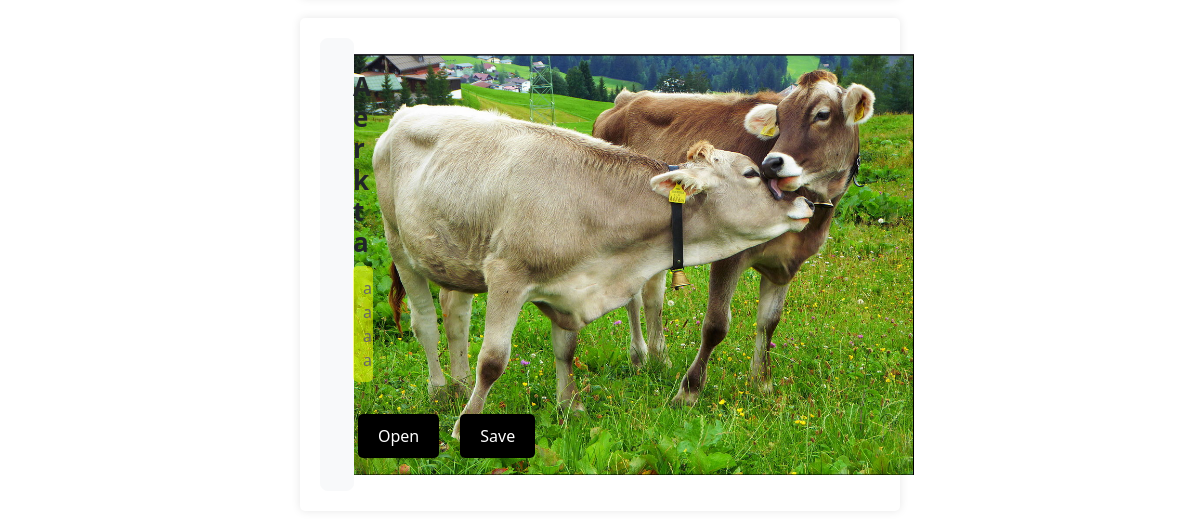
Before: /notLoggedIdeasHub/ (signed in, lower part) with the older database file.
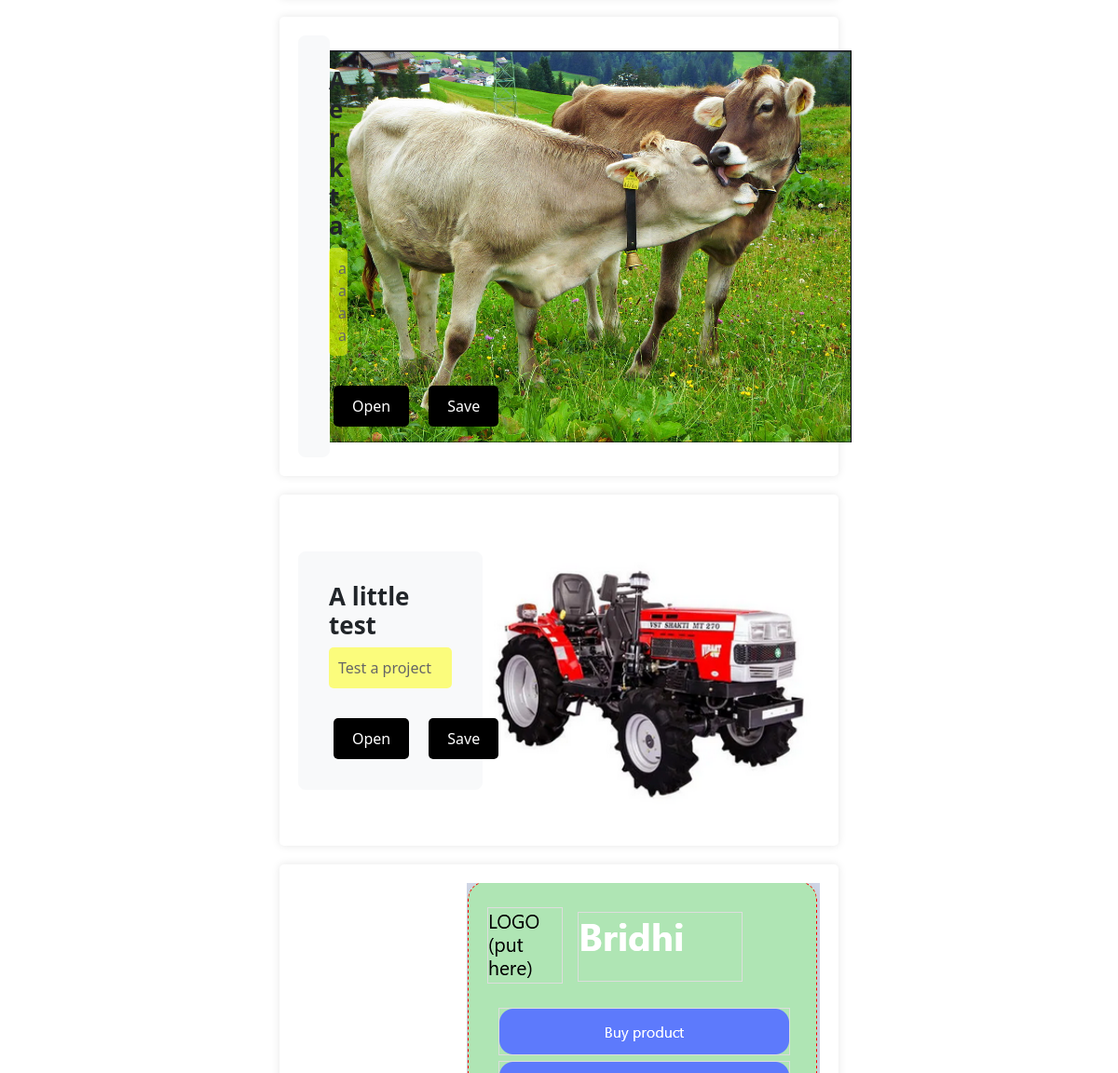
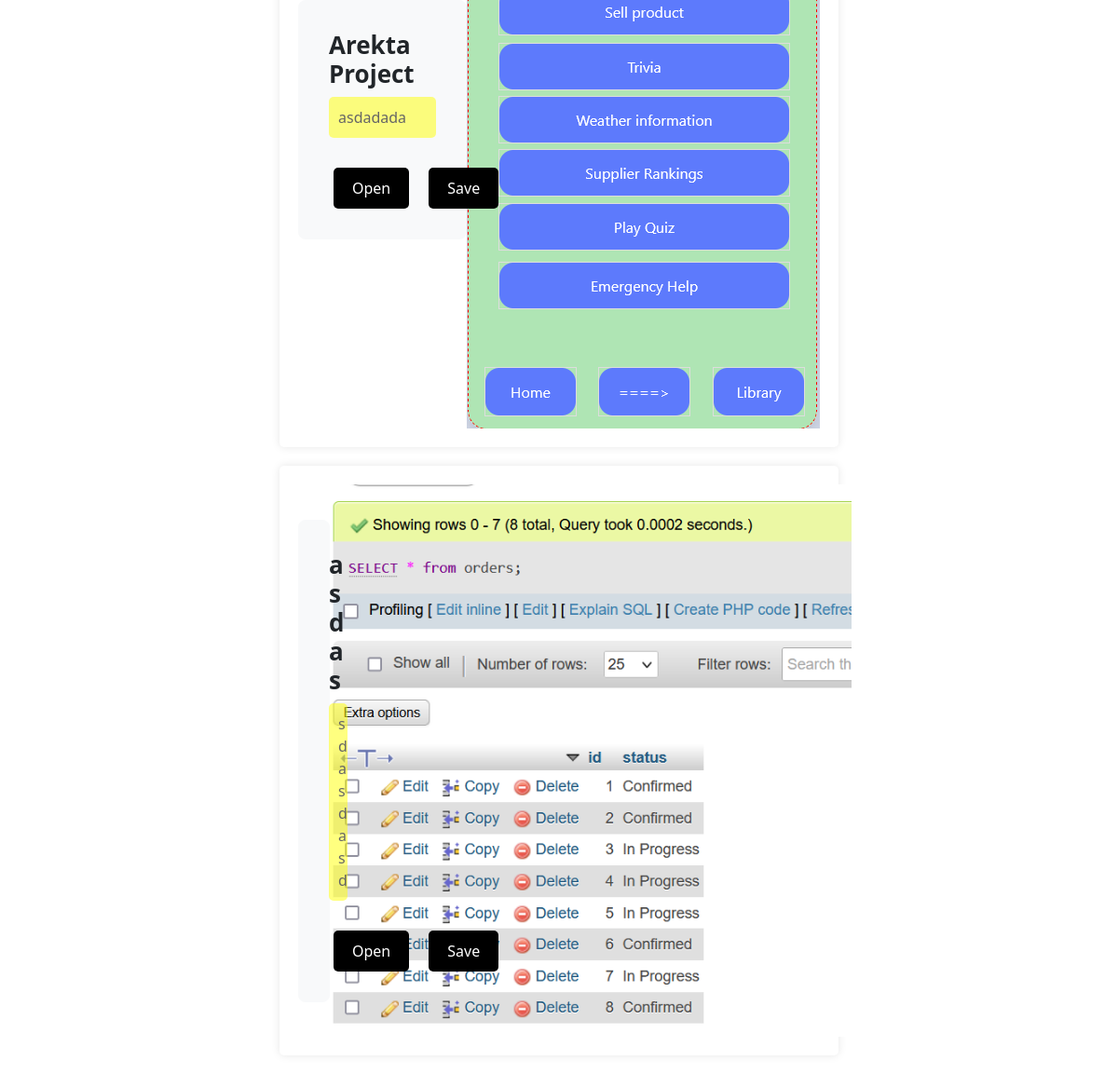
After: the same page with the newer database file (2 pictures, top to bottom).
### homepage/models.py (models this page shows, shortened)
class Project(models.Model):
    project_title = models.CharField(max_length=200)
    project_description = models.TextField(blank=True, null=True)
    project_pic = models.ImageField(upload_to='upload', null=True, blank=True)

### homepage/views.py (the view)
# urls.py: path('notLoggedIdeasHub/', a_views.notLoggedIdeasHub, name='notLoggedIdeasHub'),
def notLoggedIdeasHub(request):
    ideas = Project.objects.all()
    idea = {
        "ideas": ideas,
    }
    return render(request, 'notloggedIH.html', context=idea)

### template/notloggedIH.html (shortened to what this page needs)
{% extends "base/base.html" %}
{% load static %}
{% block content %}
<div class="bodyIdeas">
{% for idea in ideas %}
<div class="idea-box">
  <div class="card p-3 text-dark bg-light border border-light rounded-3" style="width: 18rem;">
    <div class="card-body">
      <h5 class="card-title idea-title">{{ idea.project_title }}</h5>
      <p class="card-text idea-description">{{ idea.project_description }}</p>
    </div>
    {% if user.is_authenticated %}
    <div class="card-body action-buttons">
      <a href="#" class="card-link">Open</a>
      <a href="#" class="card-link">Save</a>
    </div>
    {% endif %}
  </div>
  {% if idea.project_pic %}
      <img src="{{ idea.project_pic.url }}" class="idea-image card-img-top" alt="{{ idea.title }}">
  {% endif %}
</div>
{% endfor %}
</div>
{% endblock %}

### template/base/base.html (shortened to what this page needs)
<!DOCTYPE html>
<html lang="en">
<head>
    {% load static %}
    <link rel="stylesheet" href="{% static 'css/profile.css' %}">
    <link rel="stylesheet" href="{% static 'css/header.css' %}">
    <link rel="stylesheet" href="{% static 'css/templatesLib.css' %}">
    <link rel="stylesheet" href="https://cdnjs.cloudflare.com/ajax/libs/font-awesome/5.15.4/css/all.min.css">
    <link rel="stylesheet" href="{% static 'css/ideasHub.css' %}">
    <link href="https://maxcdn.bootstrapcdn.com/bootstrap/5.3.0/css/bootstrap.min.css" rel="stylesheet">
</head>
<body>
    <div>
    {% block content %}
    {% endblock %}
    </div>
</body>
</html>

### template/base/header.html (shortened to what this page needs)
    {% load static %}

### static/css/header.css (style rules this page uses)
body { margin: 0; padding: 0; font-family: Arial, sans-serif; background-color: #f0f0f0; }

### static/css/templatesLib.css (style rules this page uses)
.action-buttons { text-align: center; margin-top: auto; display: flex; align-items: center; }
.action-buttons a { background-color: #333; color: #fff; border: none; padding: 10px 20px; border-radius: 5px; margin: 0 5px; cursor: pointer; text-decoration: none; display: inline-block; }

### static/css/ideasHub.css (style rules this page uses)
.idea-box { background-color: #fff; border-radius: 5px; box-shadow: 0 0 10px rgba(0, 0, 0, 0.1); padding: 20px; margin: 0 auto 20px; max-width: 600px; display: flex; align-items: center; justify-content: space-between; flex-direction: row; }
.idea-title { font-size: 26px; font-weight: bold; color: #333; margin-bottom: 10px; }
.idea-description { color: #666; margin-bottom: 20px; background-color: rgba(255, 255, 0, 0.5); padding: 10px; border-radius: 5px; }
.action-buttons { text-align: center; }
.action-buttons a { background-color: black; color: #fff; border: none; padding: 10px 20px; border-radius: 5px; margin: 0 5px; cursor: pointer; text-decoration: none; display: inline-block; }
.idea-image { width: 150px; height: auto; }

Changed rows visible on the page:
added Project: project_title "A little test", project_description "Test a project", project_pic (picture)
added Project: project_title "Arekta Project", project_description "asdadada", project_pic (picture)
added Project: project_title "asdas", project_description "sdasdasd", project_pic (picture)
